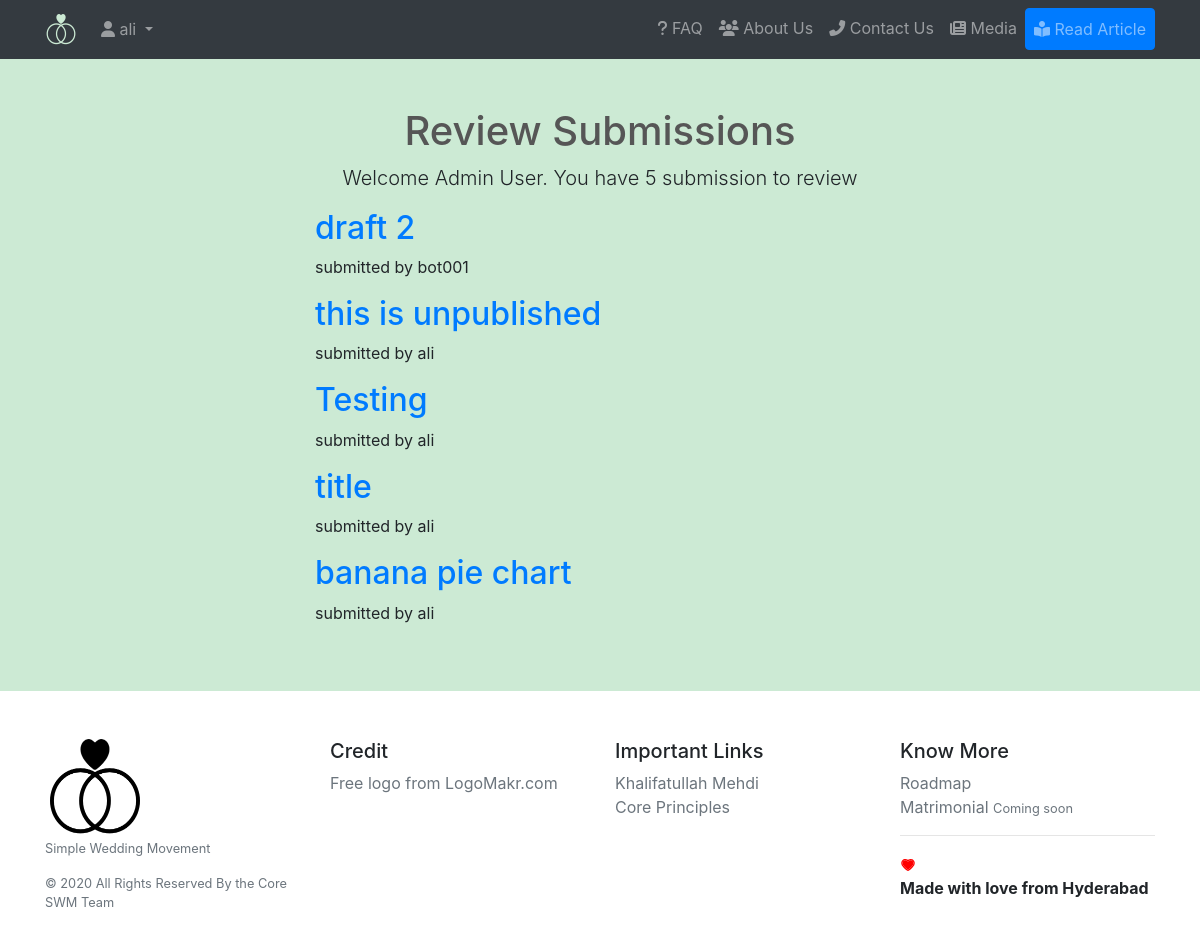
The app's page /blog/review (signed in) with its own data.
### core/models.py (models this page shows, shortened)
class Post(models.Model):
    user = models.ForeignKey(settings.AUTH_USER_MODEL, default=1, on_delete=models.CASCADE)
    title = models.CharField(max_length=300)
    link = models.CharField(max_length=2200, blank=True)
    detail = models.TextField(max_length=22000)
    meta_description = models.TextField(max_length=160, default=default_meta_description)
    slug = models.SlugField(max_length=200, unique=True)
    catagory = models.ForeignKey(catagories, related_name='posts', default=1, on_delete=models.CASCADE)
    publish = models.BooleanField(default=False)
    timestamp = models.DateTimeField(auto_now=False, auto_now_add=True)
    updated = models.DateTimeField(auto_now=True, auto_now_add=False)
    class Meta:
        ordering = ["-timestamp", "-updated"]

### core/views.py (the view)
# urls.py: path('blog/review', views.review_list, name='review_list'),
@user_passes_test(lambda u:u.is_staff, login_url=reverse_lazy('login'))
def review_list(request):
	if request.user.is_staff:# or not request.user.is_staff or not request.user.is_superuser:
		pass
	else:
		raise Http404
	links = Post.objects.filter(publish=False)
	context = {
		'production' : settings.PRODUCTION,
		'links' : links,
	}
	return render(request, 'core/review_list.html', context)

### core/templates/core/review_list.html (shortened to what this page needs)
{% extends 'base.html' %}
{% load static %}
{% block content %}
<div class="container">
  <div class="row">
    <div class="col-lg-12 text-center">
      <h1 class="mt-5" style="color: #565656">Review Submissions</h1>
      <p class="lead">Welcome Admin User. You have {{links|length}} submission to review</p>
    </div>
  </div>
</div>
<section class="col-lg-6 offset-lg-3 col-sm-12 col-md-12">
    {% for link in links %}
    <h2><a href="{% url 'core:article' link.slug %}">{{link.title}}</a></h2>
    <p>submitted by {{link.user}} </p>
    {% empty %}
    <p>No submissions review</p>
    {% endfor %}
</section>
{% endblock %}

### templates/navbar.html (shortened to what this page needs)
{% load static %}
<nav class="navbar navbar-expand-lg navbar-dark bg-dark static-top">
  <div class="container">
    <a class="navbar-brand" href="{% url 'core:index' %}">
      <img src="{% static 'favicons/favicon-32x32.png' %}" width="32" height="32" alt="Simple Wedding Movement Logo">
    </a>
    <div class="collapse navbar-collapse" id="navbarResponsive">
      <ul class="navbar-nav ml-left">
        {% if request.user.is_authenticated %}
        <li class="nav-item dropdown">
        <a class="nav-link dropdown-toggle" href="#" id="navbarDropdown" role="button" data-toggle="dropdown" aria-haspopup="true" aria-expanded="false">
          <i class="fas fa-user"></i>&nbsp;{{ request.user.username }}
        </a>
      </li>
      {% else %}
      <li class="nav-item {% if request.resolver_match.url_name == 'login' %}active{% endif %}">
          <a class="nav-link" role="button" href="{% url 'login' %}"><i class="fas fa-sign-in-alt"></i>&nbsp;Login</a>
        </li>
      {% endif %}
      </ul>
      <ul class="navbar-nav ml-auto">
        <li class="nav-item {% if request.resolver_match.url_name == 'faq' %}active{% endif %}">
          <a class="nav-link" href="{% url 'faq_v2' %}"><i class="fas fa-question"></i>&nbsp;FAQ</a>
        </li>
        <li class="nav-item {% if request.resolver_match.url_name == 'about' %}active{% endif %}">
          <a class="nav-link" href="{% url 'about' %}"><i class="fas fa-users"></i>&nbsp;About Us</a>
        </li>
        <li class="nav-item {% if request.resolver_match.url_name == 'contact' %}active{% endif %}">
          <a class="nav-link" href="{% url 'contact' %}"><i class="fas fa-phone-alt"></i>&nbsp;Contact Us</a>
        </li>
        <li class="nav-item {% if request.resolver_match.url_name == 'media' %}active{% endif %}">
          <a class="nav-link" href="{% url 'media' %}"><i class="fas fa-newspaper"></i>&nbsp;Media</a>
        </li>
        <li class="nav-item {% if request.resolver_match.url_name == 'blog' %}active{% endif %}">
          <a class="nav-link btn btn-primary" role="button" href="{% url 'core:blog' %}"><i class="fas fa-book-reader"></i>&nbsp;Read Article</a>
        </li>
      </ul>
    </div>
  </div>
</nav>

### records on screen
Post: title "draft 2", user "bot001"
Post: title "this is unpublished", user "ali"
Post: title "Testing", user "ali"
Post: title "title", user "ali"
Post: title "banana pie chart", user "ali"

### other values on screen
{{ request.user.username }} "ali"
{{ links|length }} "5"
